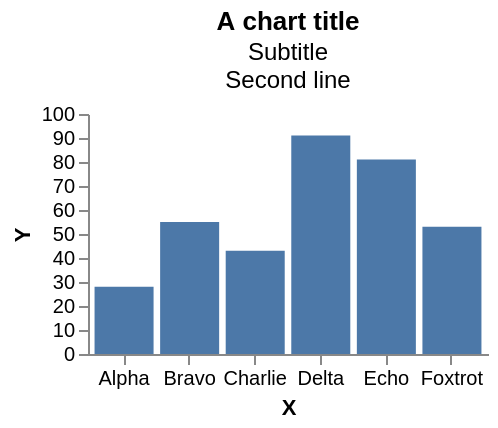

Describe this chart as a Vega-Lite specification.
### Vega specification from a JSON file in a GitHub repository (floating-point values rounded to 4 significant figures)
{"width": 200, "height": 120, "padding": 5, "data": [{"name": "t", "values": [{"a": "Alpha", "b": 28, "c": "x", "d": 1}, {"a": "Bravo", "b": 55, "c": "y", "d": 2}, {"a": "Charlie", "b": 43, "c": "x", "d": 3}, {"a": "Delta", "b": 91, "c": "z", "d": 4}, {"a": "Echo", "b": 81, "c": "y", "d": 5}, {"a": "Foxtrot", "b": 53, "c": "z", "d": 6}]}], "scales": [{"name": "x", "type": "band", "domain": {"data": "t", "field": "a"}, "range": "width", "padding": 0.1}, {"name": "y", "type": "linear", "domain": {"data": "t", "field": "b"}, "range": "height", "nice": true}, {"name": "color", "type": "ordinal", "domain": {"data": "t", "field": "c"}, "range": {"scheme": "category10"}}, {"name": "ramp", "type": "linear", "domain": {"data": "t", "field": "d"}, "range": {"scheme": "blues"}}, {"name": "size", "type": "linear", "domain": {"data": "t", "field": "b"}, "range": [10, 200]}, {"name": "shape", "type": "ordinal", "domain": {"data": "t", "field": "c"}, "range": "symbol"}, {"name": "quant", "type": "quantize", "domain": [0, 100], "range": {"scheme": "greens", "count": 4}}], "marks": [{"type": "rect", "from": {"data": "t"}, "encode": {"enter": {"x": {"scale": "x", "field": "a"}, "width": {"scale": "x", "band": 1}, "y": {"scale": "y", "field": "b"}, "y2": {"scale": "y", "value": 0}}}}], "title": {"text": "A chart title", "subtitle": ["Subtitle", "Second line"], "orient": "top", "anchor": "middle", "frame": "group", "offset": 6}, "axes": [{"orient": "bottom", "scale": "x", "title": "X"}, {"orient": "left", "scale": "y", "title": "Y"}]}
